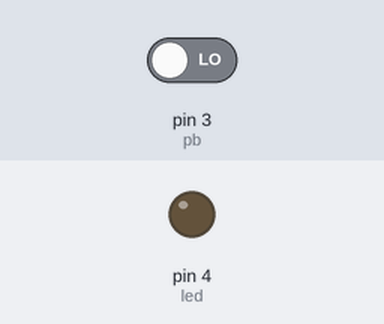
Recording of a sketch running on a simulated Arduino Uno, built with avr-gcc and run on an emulated ATmega328P. Shown: output pins drawn as LEDs (lit = HIGH). The inputs (shaded band) are chosen by the test bench; at power-on: pin 3 (pb) LOW.

Above: at 1.2 s.
1.3 s: pin 3 (pb) driven HIGH
At 1.8 s:
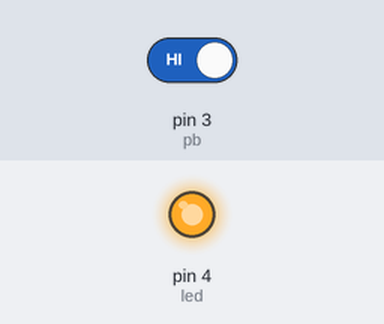
2.8 s: pin 3 (pb) driven LOW
At 4.1 s:
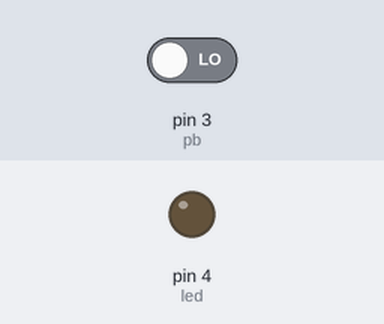
Timing chart, 0 to 5.8 s (numbered marks = the images above; inputs shaded):
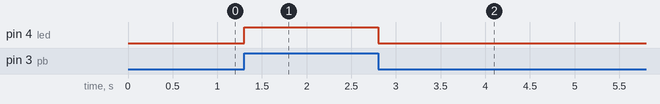

Measured:
- after the input at 1.3 s, pin 4 (led): LOW → HIGH at once
- after the input at 2.8 s, pin 4 (led): HIGH → LOW at once

The sketch:

ifelse.ino.ino
```cpp
const int pb = 3;
const int led = 4;
boolean hasilBaca;

void setup() {
  Serial.begin(9600);
  pinMode(pb, INPUT);
  pinMode(led, OUTPUT);


}

void loop() {
  hasilBaca = digitalRead(pb);
  if(hasilBaca == 1){
    digitalWrite(led, HIGH);
  }else{
    digitalWrite(led, LOW);
    }

}
```
